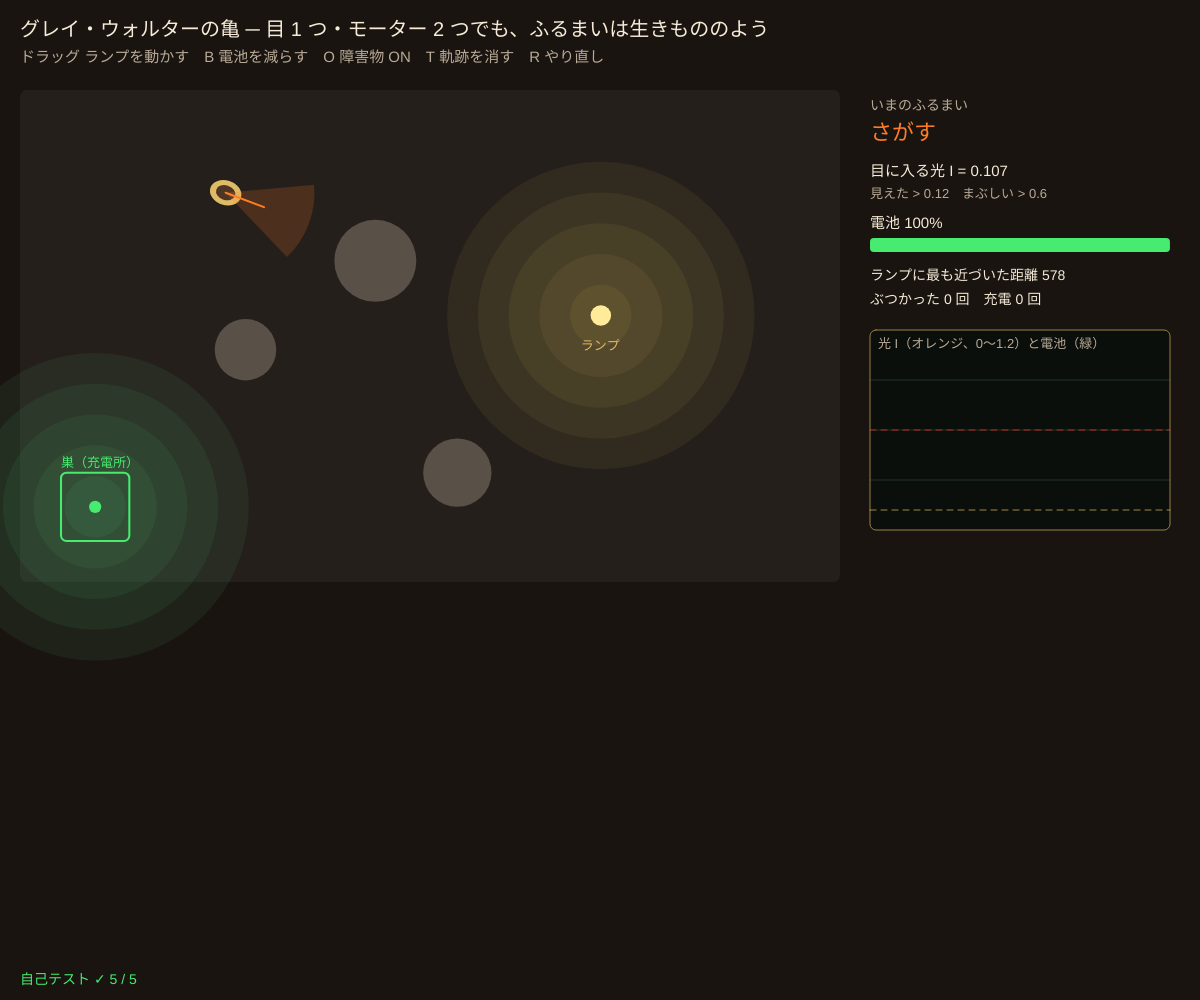
Frame 1 (no input)
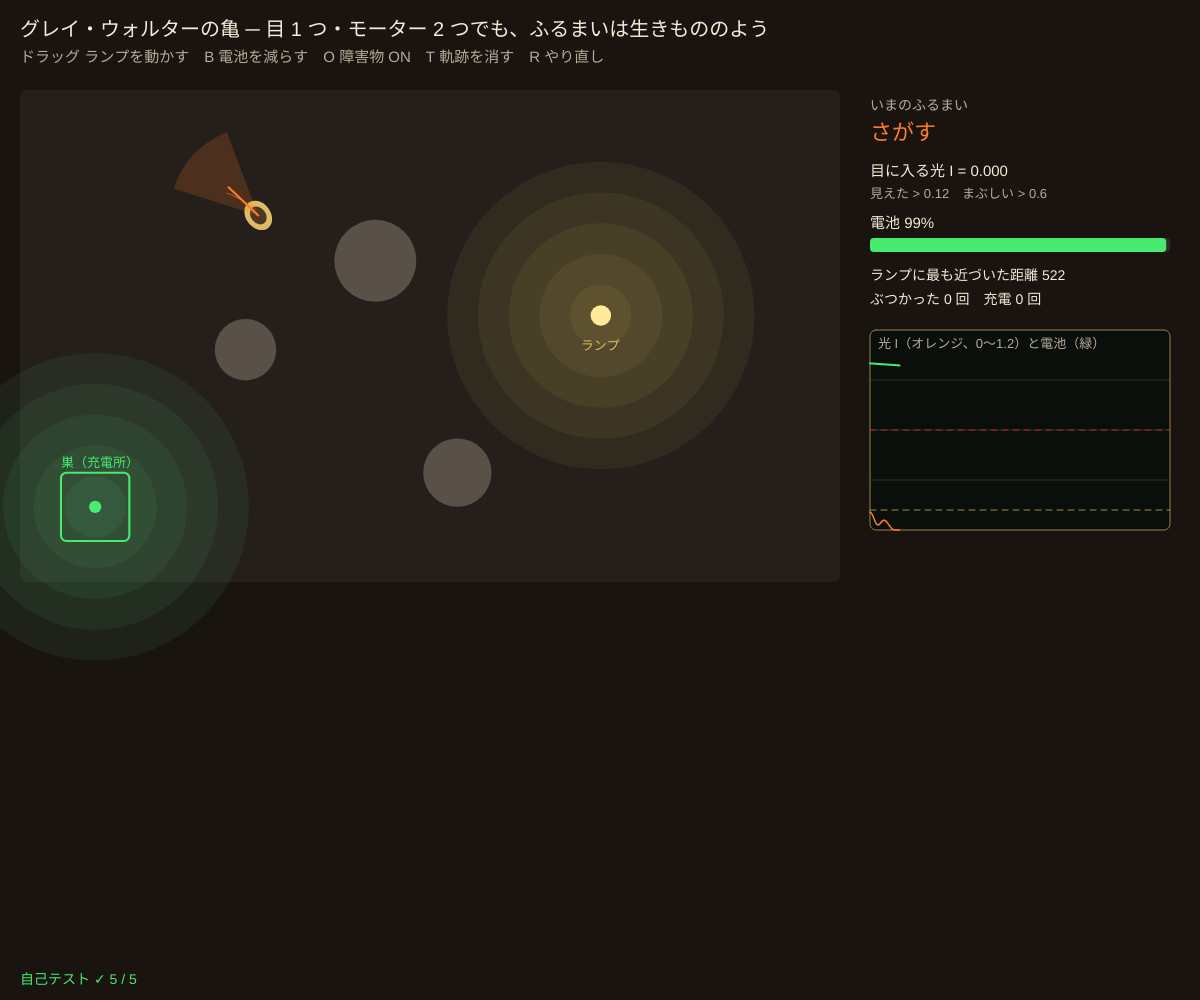
Frame 60 (no input)
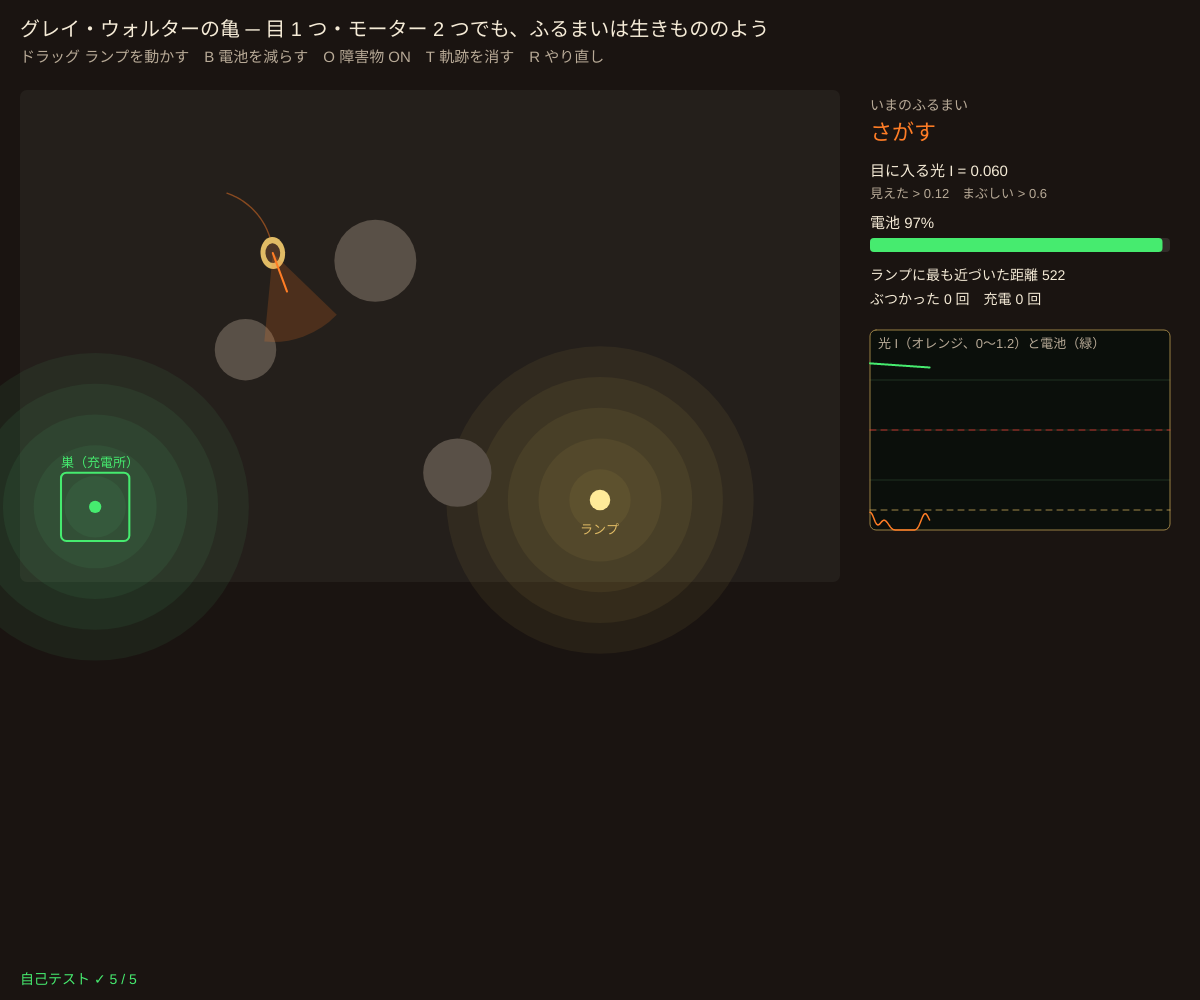
Frame 120 (the mouse pressed at the canvas centre since frame 60)

The p5.js sketch that drew these frames (run headless with seeded random() and noise() and a simulated clock; from frame 60 on, the mouse is pressed at the canvas centre):

// p5.js sketch
// ── sketch.js
// ============================================
// 07 グレイ・ウォルターの亀（1948〜49）
// 目（光センサー）1 つ、モーター 2 つ、真空管 2 本ほどの小さなロボット。それだけで「さがす・近づく・まぶしいと離れる・
// ぶつかると押し返す・電池が減ると巣（充電所）へ帰る」をくり返し、生きもののように見える
// ドラッグ = ランプを動かす / B = 電池を減らす / O = 障害物の ON/OFF / T = 軌跡を消す / R = やり直し
// ============================================

const WW = 1200, WH = 720;           // 世界の大きさ（画面に合わせて縮める）
const I_SEE = 0.12, I_DAZZLE = 0.6;  // ★ 「光が見えた」しきい値、「まぶしい」しきい値
const DRAIN = 1 / 80;                // ★ 電池の減る速さ（1 秒あたり）
const LOW = 0.3;                     // ★ この電池量より下で巣へ帰る
const ROBOT_R = 18;
let lamp = { x: 850, y: 330, P: 1 }, hutch = { x: 110, y: 610, P: 1.4 }, obs = [], useObs = true;
let tt, dragging = false, sc = 1, ox = 0, oy = 0, histI = [];
const STATES = { EXPLORE: 'さがす', APPROACH: '近づく', AVOID: 'まぶしい → 離れる', BUMP: 'ぶつかった → 押し返す', SEEK: '電池が少ない → 巣へ', CHARGE: '充電中' };

function setup() {
  createCanvas(windowWidth, windowHeight);
  colorMode(HSB, 360, 100, 100, 100);
  selfTest();
  resetAll();
}
function makeObstacles() { return [{ x: 520, y: 250, r: 60 }, { x: 640, y: 560, r: 50 }, { x: 330, y: 380, r: 45 }]; }
function makeTortoise() { return { x: 300, y: 150, th: 0.3, psi: 0, state: 'EXPLORE', timer: 0, bat: 1, lock: 0, trail: [], bumps: 0, charges: 0, minLamp: 1e9 }; }
function resetAll() { tt = makeTortoise(); obs = useObs ? makeObstacles() : []; histI = []; }

// ---- 光センサー：明るさ = P ÷ (1 + (距離/200)²) × （目の向きとのずれの cos の 4 乗）
function lightFrom(L, x, y, dir) {
  let dx = L.x - x, dy = L.y - y, d = Math.hypot(dx, dy), c = Math.cos(Math.atan2(dy, dx) - dir);
  return c <= 0 ? 0 : (L.P / (1 + (d / 200) ** 2)) * c ** 4;
}
function sense(t, w) {
  let dir = t.th + t.psi;
  if (t.bat < LOW || t.state === 'CHARGE') return lightFrom(w.hutch, t.x, t.y, dir);   // 電池が少ないと巣の光だけを見る（単純化）
  return lightFrom(w.lamp, t.x, t.y, dir) + 0.3 * lightFrom(w.hutch, t.x, t.y, dir);
}
function angDiff(a, b) { let d = (a - b) % TWO_PI; if (d > Math.PI) d -= TWO_PI; if (d < -Math.PI) d += TWO_PI; return d; }

// ---- 1 きざみ（dt 秒）：状態ごとに速さ v と回る速さ ω を決めて動かす
function tortoiseStep(t, w, dt) {
  let I = sense(t, w), v = 0, om = 0;
  t.bat = clampv(t.bat - DRAIN * dt, 0, 1); t.timer -= dt;
  let dh = Math.hypot(t.x - w.hutch.x, t.y - w.hutch.y);
  if (t.state === 'CHARGE') { t.bat = clampv(t.bat + 0.25 * dt, 0, 1); if (t.bat >= 1) { t.state = 'AVOID'; t.timer = 1.5; t.charges++; } }
  else if (t.state === 'BUMP' || t.state === 'AVOID') { v = t.state === 'BUMP' ? -50 : 30; om = 2.8; if (t.timer <= 0) t.state = 'EXPLORE'; }
  else if (t.bat < LOW && dh < 45) { t.state = 'CHARGE'; }
  else if (t.bat >= LOW && I > I_DAZZLE) { t.state = 'AVOID'; t.timer = 1.2; }
  else if (I > I_SEE) {                                   // 光が見えた：目を明るい側へ少しずつ寄せ、目の向きへ車体を回す
    t.state = t.bat < LOW ? 'SEEK' : 'APPROACH';
    let ip = sense({ ...t, psi: t.psi + 0.05 }, w), im = sense({ ...t, psi: t.psi - 0.05 }, w);
    t.psi += 2.5 * dt * Math.sign(ip - im);
    let turn = clampv(3 * t.psi, -2.5, 2.5);
    om = turn; t.psi -= turn * dt; v = 110;
  } else {                                                // さがす：目をぐるぐる回しながらゆっくり進む
    t.state = 'EXPLORE'; t.psi = angDiff(t.psi + 3.0 * dt, 0); v = 60; om = 0.6;
  }
  t.th += om * dt;
  let nx = t.x + v * Math.cos(t.th) * dt, ny = t.y + v * Math.sin(t.th) * dt, hit = nx < ROBOT_R || nx > WW - ROBOT_R || ny < ROBOT_R || ny > WH - ROBOT_R;
  for (let o of w.obs) if (Math.hypot(nx - o.x, ny - o.y) < o.r + ROBOT_R) hit = true;
  if (hit && t.state !== 'BUMP') { t.state = 'BUMP'; t.timer = 0.7; t.bumps++; }
  else if (!hit) { t.x = nx; t.y = ny; }
  t.minLamp = Math.min(t.minLamp, Math.hypot(t.x - w.lamp.x, t.y - w.lamp.y));
  return I;
}

function draw() {
  background(24, 35, 10);
  sc = Math.min((width - 380) / WW, (height - 110) / WH); ox = 20; oy = 90;
  let w = { lamp, hutch, obs };
  let I = 0; for (let k = 0; k < 2; k++) I = tortoiseStep(tt, w, 1 / 120);
  if (frameCount % 3 === 0) { tt.trail.push([tt.x, tt.y]); if (tt.trail.length > 900) tt.trail.shift(); }
  histI.push([I, tt.bat]); if (histI.length > 600) histI.shift();

  say('グレイ・ウォルターの亀 ─ 目 1 つ・モーター 2 つでも、ふるまいは生きもののよう', 20, 36, 20);
  say('ドラッグ ランプを動かす　B 電池を減らす　O 障害物 ' + (useObs ? 'ON' : 'OFF') + '　T 軌跡を消す　R やり直し', 20, 62, 15, C_SUB);
  push(); translate(ox, oy); scale(sc);
  noStroke(); fill(28, 25, 14); rect(0, 0, WW, WH, 10);
  for (let L of [lamp, hutch]) for (let r = 5; r > 0; r--) { fill(L === lamp ? 45 : 140, 60, 100, 6); circle(L.x, L.y, r * 90); }
  fill(48, 40, 100); circle(lamp.x, lamp.y, 30);
  noFill(); stroke(col(C_SCOPE)); strokeWeight(3); rect(hutch.x - 50, hutch.y - 50, 100, 100, 8); noStroke(); fill(col(C_SCOPE)); circle(hutch.x, hutch.y, 18);
  for (let o of obs) { fill(30, 20, 35); circle(o.x, o.y, 2 * o.r); }
  stroke(col(C_TUBE, 45)); strokeWeight(2); noFill();
  if (tt.trail.length > 1) { beginShape(); for (let p of tt.trail) vertex(p[0], p[1]); endShape(); }
  translate(tt.x, tt.y); rotate(tt.th);
  noStroke(); fill(col(C_BRASS)); ellipse(0, 0, ROBOT_R * 2.6, ROBOT_R * 2); fill(25, 50, 30); ellipse(0, 0, ROBOT_R * 1.6, ROBOT_R * 1.2);
  stroke(col(C_TUBE)); strokeWeight(3); line(0, 0, 60 * Math.cos(tt.psi), 60 * Math.sin(tt.psi));
  noStroke(); fill(col(C_TUBE, 18)); arc(0, 0, 260, 260, tt.psi - 0.45, tt.psi + 0.45);
  pop();
  say('ランプ', ox + lamp.x * sc - 20, oy + lamp.y * sc + 34, 13, C_BRASS); say('巣（充電所）', ox + (hutch.x - 50) * sc, oy + (hutch.y - 58) * sc, 13, C_SCOPE);

  // ---- 計器
  let hx = ox + WW * sc + 30, hy = 110;
  say('いまのふるまい', hx, hy, 14, C_SUB);
  say(STATES[tt.state], hx, hy + 30, 22, tt.state === 'BUMP' || tt.state === 'AVOID' ? C_ALARM : tt.state === 'SEEK' || tt.state === 'CHARGE' ? C_SCOPE : C_TUBE);
  say('目に入る光 I = ' + I.toFixed(3), hx, hy + 66, 15);
  say('見えた > ' + I_SEE + '　まぶしい > ' + I_DAZZLE, hx, hy + 88, 13, C_SUB);
  say('電池 ' + (100 * tt.bat).toFixed(0) + '%' + (tt.bat < LOW ? '（少ない：巣の光へ）' : ''), hx, hy + 118, 15, tt.bat < LOW ? C_ALARM : C_TXT);
  noStroke(); fill(0, 0, 100, 10); rect(hx, hy + 128, 300, 14, 4); fill(col(tt.bat < LOW ? C_ALARM : C_SCOPE)); rect(hx, hy + 128, 300 * tt.bat, 14, 4);
  say('ランプに最も近づいた距離 ' + tt.minLamp.toFixed(0), hx, hy + 170, 14);
  say('ぶつかった ' + tt.bumps + ' 回　充電 ' + tt.charges + ' 回', hx, hy + 194, 14);
  let gy = hy + 220, gw = width - hx - 30, gh = Math.min(200, height - gy - 60);
  plotFrame(hx, gy, gw, gh, '光 I（オレンジ、0〜1.2）と電池（緑）');
  hLine(I_DAZZLE, hx, gy, gw, gh, 0, 1.2, C_ALARM); hLine(I_SEE, hx, gy, gw, gh, 0, 1.2, C_BRASS);
  plotLine(histI.map((h) => h[0]), hx, gy, gw, gh, 0, 1.2, C_TUBE, 600, 1.5);
  plotLine(histI.map((h) => h[1]), hx, gy, gw, gh, 0, 1.2, C_SCOPE, 600, 2);
  drawSelfTest();
}

function toWorld() { return [(mouseX - ox) / sc, (mouseY - oy) / sc]; }
function mousePressed() { let p = toWorld(); dragging = Math.hypot(p[0] - lamp.x, p[1] - lamp.y) < 80; if (!dragging && p[0] > 0 && p[0] < WW && p[1] > 0 && p[1] < WH) { lamp.x = p[0]; lamp.y = p[1]; } }
function mouseDragged() { if (dragging) { let p = toWorld(); lamp.x = clampv(p[0], 20, WW - 20); lamp.y = clampv(p[1], 20, WH - 20); } }
function mouseReleased() { dragging = false; }
function keyPressed() {
  if (key === 'b' || key === 'B') tt.bat = Math.min(tt.bat, 0.2);
  if (key === 'o' || key === 'O') { useObs = !useObs; obs = useObs ? makeObstacles() : []; }
  if (key === 't' || key === 'T') tt.trail = [];
  if (key === 'r' || key === 'R') resetAll();
}

// ---- 自己テスト（決まった世界で、決まった時間だけ動かす）
function runWorld(T, bat, withObs) {
  let t = makeTortoise(), w = { lamp: { x: 850, y: 330, P: 1 }, hutch: { x: 110, y: 610, P: 1.4 }, obs: withObs ? makeObstacles() : [] }, minObs = 1e9, ok = true, maxBat = 0;
  t.bat = bat;
  for (let k = 0; k < T * 120; k++) {
    tortoiseStep(t, w, 1 / 120);
    for (let o of w.obs) minObs = Math.min(minObs, Math.hypot(t.x - o.x, t.y - o.y) - o.r - ROBOT_R);
    if (![t.x, t.y, t.th, t.psi, t.bat].every(Number.isFinite)) ok = false;
    if (k > 10) maxBat = Math.max(maxBat, t.bat);
  }
  return { t, minObs, ok, maxBat };
}
function selfTest() {
  selfTestResults = [];
  let L = { x: 0, y: 0, P: 1 }, mono = true, prev = 2;
  for (let d = 0; d < 1000; d += 10) { let v = lightFrom(L, -d, 0, 0); if (v > prev) mono = false; prev = v; }
  check('光センサー：遠いほど暗い（単調）、真後ろの光は 0', mono && lightFrom(L, 100, 0, 0) === 0);
  let a = runWorld(25, 1, false), dz = 200 * Math.sqrt(1 / I_DAZZLE - 1);
  check('ランプに近づく（最も近い距離 ' + a.t.minLamp.toFixed(0) + ' < 250）が、まぶしい距離 ' + dz.toFixed(0) + ' の半分より内側には入らない', a.t.minLamp < 250 && a.t.minLamp > dz / 2);
  let b = runWorld(90, 0.25, false);
  check('電池 25% から：巣に帰って充電する（90 秒で充電 ' + b.t.charges + ' 回、電池の最大 ' + (100 * b.maxBat).toFixed(0) + '%）', b.maxBat > 0.95 && b.t.charges >= 1);
  let c = runWorld(120, 1, true);
  check('障害物があっても、めりこまない（最小のすきま ' + c.minObs.toFixed(1) + ' ≥ 0）、ぶつかって ' + c.t.bumps + ' 回押し返した', c.minObs >= -1e-9);
  check('120 秒動かしても位置・向き・電池が NaN にならない', a.ok && b.ok && c.ok);
  reportSelfTest();
}

// ---------- やってみよう ----------
// 1. ランプをドラッグして動かそう。亀はついてくる？ 近づきすぎると何をする？
// 2. B で電池を減らすと、ふるまいはどう変わる？ 巣で充電したあとは？
// 3. I_DAZZLE を 2 にすると（まぶしさを感じない）、ランプのまわりでどう動く？
// 4. ランプを巣のすぐそばに置くと、亀はどちらへ行く？
// 5. ウォルターは、亀が鏡の前で「自分を見て」ふらふらする様子を観察した。センサーの前に自分の光があったら？ と想像しよう


// ==================================================
// ここから下は「サイバネティクスの道具」（中身は読まなくても OK。消さないでね）
// ==================================================
function clampv(v, a, b) { return v < a ? a : v > b ? b : v; }
function fin(v, d) { return Number.isFinite(v) ? v : d; }        // NaN・Infinity なら d にもどす
// 決まった種（seed）から毎回同じ乱数列（0〜1）を出す。自己テストをいつも同じにするため
function makeRng(seed) {
  let a = seed >>> 0;
  return () => { a = (a + 0x6d2b79f5) >>> 0; let t = a; t = Math.imul(t ^ (t >>> 15), t | 1); t ^= t + Math.imul(t ^ (t >>> 7), t | 61); return ((t ^ (t >>> 14)) >>> 0) / 4294967296; };
}

// ---- 画面の道具（色は [色相, 彩度, 明るさ] の配列）
const C_TXT = [40, 12, 96], C_SUB = [35, 18, 72], C_SCOPE = [135, 70, 92], C_TUBE = [24, 85, 100], C_BRASS = [42, 55, 88], C_ALARM = [0, 80, 100];
function col(c, a) { return color(c[0], c[1], c[2], a === undefined ? 100 : a); }
function say(s, x, y, size, c) { noStroke(); fill(col(c || C_TXT)); textSize(size || 15); text(s, x, y); }
// オシロスコープ風の枠
function plotFrame(x, y, w, h, title) {
  noStroke(); fill(130, 40, 6, 90); rect(x, y, w, h, 6);
  stroke(130, 40, 40, 40); strokeWeight(1);
  for (let k = 1; k < 4; k++) line(x, y + (h * k) / 4, x + w, y + (h * k) / 4);
  noFill(); stroke(C_BRASS[0], C_BRASS[1], 60); rect(x, y, w, h, 6);
  if (title) say(title, x + 8, y + 18, 13, C_SUB);
}
// arr の値を lo〜hi の範囲で、枠 (x, y, w, h) に折れ線で描く（n = 横に並べる点の数）
function plotLine(arr, x, y, w, h, lo, hi, c, n, wt) {
  if (!arr || arr.length < 2) return;
  n = n || arr.length;
  stroke(col(c)); strokeWeight(wt || 2); noFill();
  beginShape();
  for (let i = 0; i < arr.length; i++) vertex(x + (i / (n - 1)) * w, y + h - clampv((fin(arr[i], lo) - lo) / (hi - lo), 0, 1) * h);
  endShape();
}
function hLine(v, x, y, w, h, lo, hi, c) {   // グラフの中の水平線（目標値など）
  let yy = y + h - clampv((v - lo) / (hi - lo), 0, 1) * h;
  stroke(col(c, 70)); strokeWeight(1); drawingContext.setLineDash([6, 5]); line(x, yy, x + w, yy); drawingContext.setLineDash([]);
}
// ブロック図の箱（名前と今の値）
function blockBox(x, y, w, h, name, val, c) {
  stroke(col(c || C_BRASS)); strokeWeight(2); fill(25, 40, 16); rect(x, y, w, h, 8);
  noStroke(); fill(col(C_TXT)); textAlign(CENTER, CENTER); textSize(15); text(name, x + w / 2, y + h / 2 - (val === undefined ? 0 : 10));
  if (val !== undefined) { fill(col(c || C_TUBE)); textSize(14); text(val, x + w / 2, y + h / 2 + 12); }
  textAlign(LEFT, BASELINE);
}
// 信号の矢印：点が流れて「ループを回る」ようすを見せる（phase = 0〜1）
function flowArrow(x1, y1, x2, y2, c, phase, label) {
  stroke(col(c)); strokeWeight(2); line(x1, y1, x2, y2);
  let a = Math.atan2(y2 - y1, x2 - x1);
  noStroke(); fill(col(c)); triangle(x2, y2, x2 - 11 * Math.cos(a - 0.4), y2 - 11 * Math.sin(a - 0.4), x2 - 11 * Math.cos(a + 0.4), y2 - 11 * Math.sin(a + 0.4));
  for (let k = 0; k < 3; k++) { let f = (phase + k / 3) % 1; circle(x1 + (x2 - x1) * f, y1 + (y2 - y1) * f, 6); }
  if (label) { fill(col(C_SUB)); textSize(13); text(label, (x1 + x2) / 2 + 6, (y1 + y2) / 2 - 6); }
}

// ---- 自己テストの道具
let selfTestResults = [];
function check(name, cond) { selfTestResults.push({ name, ok: !!cond }); }
function near(a, b, tol) { return Number.isFinite(a) && Math.abs(a - b) <= (tol === undefined ? 1e-9 : tol); }
function reportSelfTest() { for (let r of selfTestResults) (r.ok ? console.log : console.error)((r.ok ? '✓ ' : '✗ ') + r.name); }
function selfTestLine() { let n = selfTestResults.filter((r) => r.ok).length; return '自己テスト ' + (n === selfTestResults.length ? '✓ ' : '✗ ') + n + ' / ' + selfTestResults.length; }
function drawSelfTest() { say(selfTestLine(), 20, height - 16, 14, selfTestResults.every((r) => r.ok) ? C_SCOPE : C_ALARM); }
